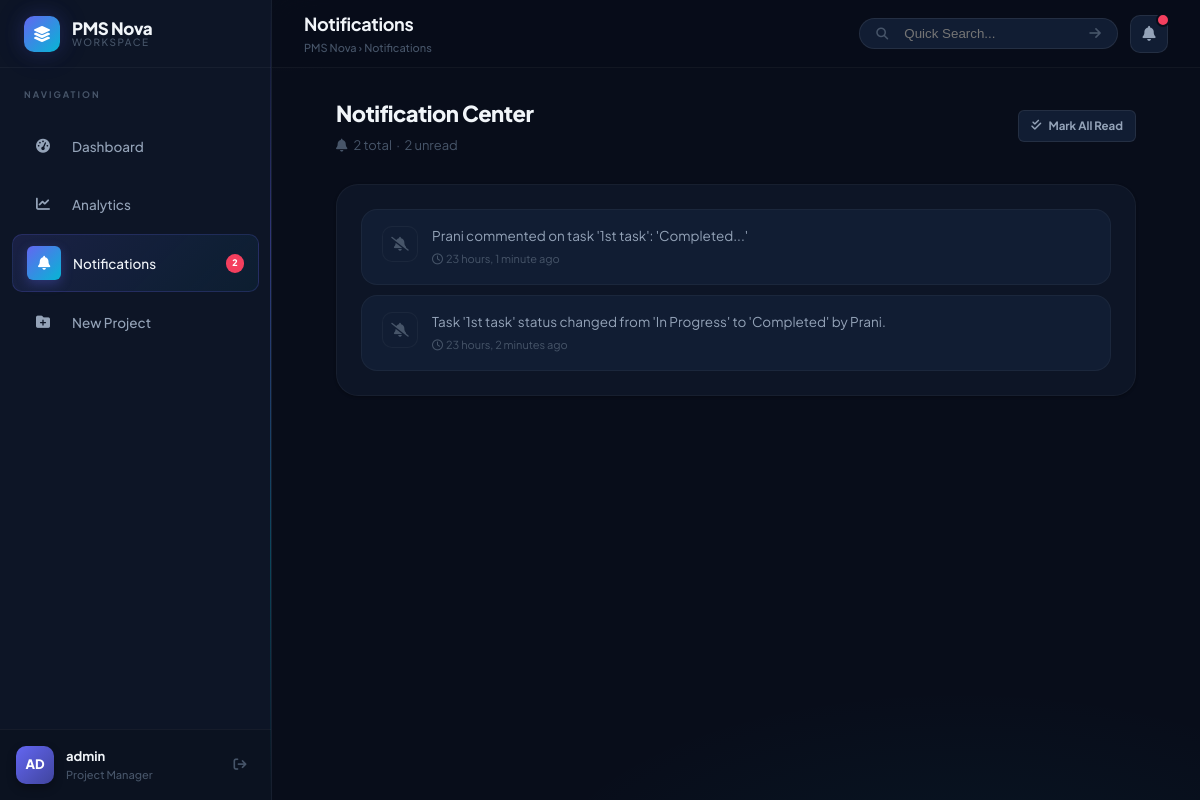
The app's page /notifications/ (signed in) with its own data.
### projects/models.py (models this page shows, shortened)
class Profile(models.Model):
    ROLE_CHOICES = [
        ('manager', 'Project Manager'),
        ('member', 'Team Member'),
    ]
    user = models.OneToOneField(User, on_delete=models.CASCADE, related_name='profile')
    role = models.CharField(max_length=10, choices=ROLE_CHOICES, default='member')
    avatar_color = models.CharField(max_length=7, default='#3b82f6')  # Tailwind blue-500 default

class Notification(models.Model):
    user = models.ForeignKey(User, on_delete=models.CASCADE, related_name='notifications')
    message = models.TextField()
    is_read = models.BooleanField(default=False)
    created_at = models.DateTimeField(auto_now_add=True)

### projects/views.py (the view)
# urls.py: path('notifications/', views.notifications_list, name='notifications_list'),
@login_required
def notifications_list(request):
    notifications = request.user.notifications.all().order_by('-created_at')
    return render(request, 'projects/notifications.html', {'notifications': notifications})

### projects/templates/projects/notifications.html (shortened to what this page needs)
{% extends 'projects/base.html' %}
{% load static %}
{% block header_title %}Notifications{% endblock %}
{% block breadcrumb_last %}Notifications{% endblock %}
{% block content %}
<div style="max-width:800px;margin:0 auto;">
    <div class="page-header">
        <div>
            <h2 class="page-title">Notification Center</h2>
            <p class="page-subtitle">
                <i class="fa-solid fa-bell"></i>
                {{ notifications.count }} total &nbsp;·&nbsp;
                {{ notifications.filter.count|default:"–" }} unread
            </p>
        </div>
        <a href="{% url 'notifications_read_all' %}" class="btn btn-secondary btn-sm">
            <i class="fa-solid fa-check-double"></i> Mark All Read
        </a>
    </div>
    <div class="card">
        {% if notifications %}
        <div class="notification-list">
            {% for notif in notifications %}
            <div class="notification-item {% if not notif.is_read %}unread{% endif %}">
                <div style="display:flex;align-items:flex-start;gap:14px;flex:1;">
                    <div style="width:36px;height:36px;border-radius:var(--radius-md);display:flex;align-items:center;justify-content:center;font-size:14px;flex-shrink:0;
                        {% if not notif.is_read %}background:linear-gradient(135deg,rgba(99,102,241,0.2),rgba(6,182,212,0.1));color:var(--brand-primary-light);border:1px solid rgba(99,102,241,0.2);
                        {% else %}background:var(--bg-elevated);color:var(--text-muted);border:1px solid var(--border-subtle);{% endif %}">
                        <i class="fa-solid fa-bell{% if notif.is_read %}-slash{% endif %}"></i>
                    </div>
                    <div class="notification-body" style="flex:1;">
                        <p class="notification-msg" style="{% if notif.is_read %}color:var(--text-secondary);{% endif %}">{{ notif.message }}</p>
                        <span class="notification-time">
                            <i class="fa-regular fa-clock" style="margin-right:3px;"></i>{{ notif.created_at|timesince }} ago
                        </span>
                    </div>
                </div>
            </div>
            {% endfor %}
        </div>
        {% else %}
        <div class="empty-state">
            <div class="empty-state-icon"><i class="fa-solid fa-bell-slash"></i></div>
            <p class="empty-state-title">Inbox Zero!</p>
            <p class="empty-state-desc">You have no notifications at this time. We'll let you know when something happens.</p>
        </div>
        {% endif %}
    </div>
</div>
{% endblock %}

### projects/templates/projects/base.html (shortened to what this page needs)
{% load static %}
<!DOCTYPE html>
<html lang="en">
<head>
    <link rel="stylesheet" href="https://cdnjs.cloudflare.com/ajax/libs/font-awesome/6.5.0/css/all.min.css">
    <link rel="stylesheet" href="{% static 'projects/css/style.css' %}">
</head>
<body>
<div class="app-container">
    <aside class="sidebar">
        <div class="sidebar-brand">
            <div class="sidebar-logo-icon">
                <i class="fa-solid fa-layer-group"></i>
            </div>
            <div class="sidebar-logo-text">
                <strong>PMS Nova</strong>
                <span>Workspace</span>
            </div>
        </div>
        <p class="sidebar-section-label">Navigation</p>
        <ul class="sidebar-menu">
            <li class="sidebar-item {% if request.resolver_match.url_name == 'dashboard' %}active{% endif %}">
                <a href="{% url 'dashboard' %}">
                    <span class="nav-icon"><i class="fa-solid fa-gauge-high"></i></span>
                    <span>Dashboard</span>
                </a>
            </li>
            <li class="sidebar-item {% if request.resolver_match.url_name == 'reports_view' %}active{% endif %}">
                <a href="{% url 'reports_view' %}">
                    <span class="nav-icon"><i class="fa-solid fa-chart-line"></i></span>
                    <span>Analytics</span>
                </a>
            </li>
            <li class="sidebar-item {% if request.resolver_match.url_name == 'notifications_list' %}active{% endif %}">
                <a href="{% url 'notifications_list' %}" style="position:relative;">
                    <span class="nav-icon"><i class="fa-solid fa-bell"></i></span>
                    <span>Notifications</span>
                    {% with cnt=request.user.notifications.all.count %}
                    {% if cnt > 0 %}
                    <span style="margin-left:auto; background:var(--color-danger); color:white; font-size:9px; font-weight:800; padding:2px 6px; border-radius:99px; min-width:18px; text-align:center;">{{ cnt }}</span>
                    {% endif %}
                    {% endwith %}
                </a>
            </li>
            {% if request.user.profile.role == 'manager' %}
            <li class="sidebar-item {% if request.resolver_match.url_name == 'project_create' %}active{% endif %}">
                <a href="{% url 'project_create' %}">
                    <span class="nav-icon"><i class="fa-solid fa-folder-plus"></i></span>
                    <span>New Project</span>
                </a>
            </li>
            {% endif %}
        </ul>
        <div class="sidebar-footer">
            <div class="user-avatar" style="background: linear-gradient(135deg, {{ request.user.profile.avatar_color }}, {{ request.user.profile.avatar_color }}99);">
                {{ request.user.username|slice:":2"|upper }}
            </div>
            <div class="user-info">
                <span class="user-name">{{ request.user.username }}</span>
                <span class="user-role">{{ request.user.profile.get_role_display }}</span>
            </div>
            <a href="{% url 'logout' %}" class="logout-btn" title="Logout">
                <i class="fa-solid fa-arrow-right-from-bracket"></i>
            </a>
        </div>
    </aside>
    <main class="main-content">
        <header class="main-header">
            <div class="header-left">
                <div class="header-title">
                    <h1>{% block header_title %}Overview{% endblock %}</h1>
                </div>
                <span class="header-breadcrumb">
                    {% block header_breadcrumb %}PMS Nova &rsaquo; {% block breadcrumb_last %}Dashboard{% endblock %}{% endblock %}
                </span>
            </div>
            <div class="header-actions">
                <form class="header-search" method="GET" action="{% url 'dashboard' %}">
                    <i class="fa-solid fa-magnifying-glass" style="font-size:12px;"></i>
                    <input
                        type="text"
                        name="q"
                        value="{{ request.GET.q }}"
                        placeholder="Quick Search..."
                        style="background:transparent;border:none;outline:none;flex:1;color:white;padding-left:8px;">
                    <button type="submit"
                            style="background:none;border:none;color:var(--text-muted);cursor:pointer;">
                    <i class="fa-solid fa-arrow-right"></i>
                    </button>
                </form>
                <a href="{% url 'notifications_list' %}" class="notification-bell" id="notif-bell-btn">
                    <i class="fa-solid fa-bell"></i>
                    {% if request.user.notifications.all %}
                    <span class="notification-badge" id="unread-count-badge"></span>
                    {% endif %}
                </a>
            </div>
        </header>
        <div class="content-wrapper animate-in">
            {% block content %}{% endblock %}
        </div>
    </main>
</div>
</body>
</html>

### records on screen
Notification: is_read True (drawn), message "Prani commented on task '1st task': 'Completed...'", created_at "23 hours, 1 minute"
Notification: is_read True (drawn), message "Task '1st task' status changed from 'In Progress' to 'Completed' by Prani.", created_at "23 hours, 2 minutes"

### other values on screen
{{ cnt }} "2"
{{ request.user.username|slice:":2"|upper }} "AD"
{{ request.user.username }} "admin"
{{ request.user.profile.get_role_display }} "Project Manager"
{{ notifications.count }} "2"
{{ notifications.filter.count|default:"–" }} "2"
